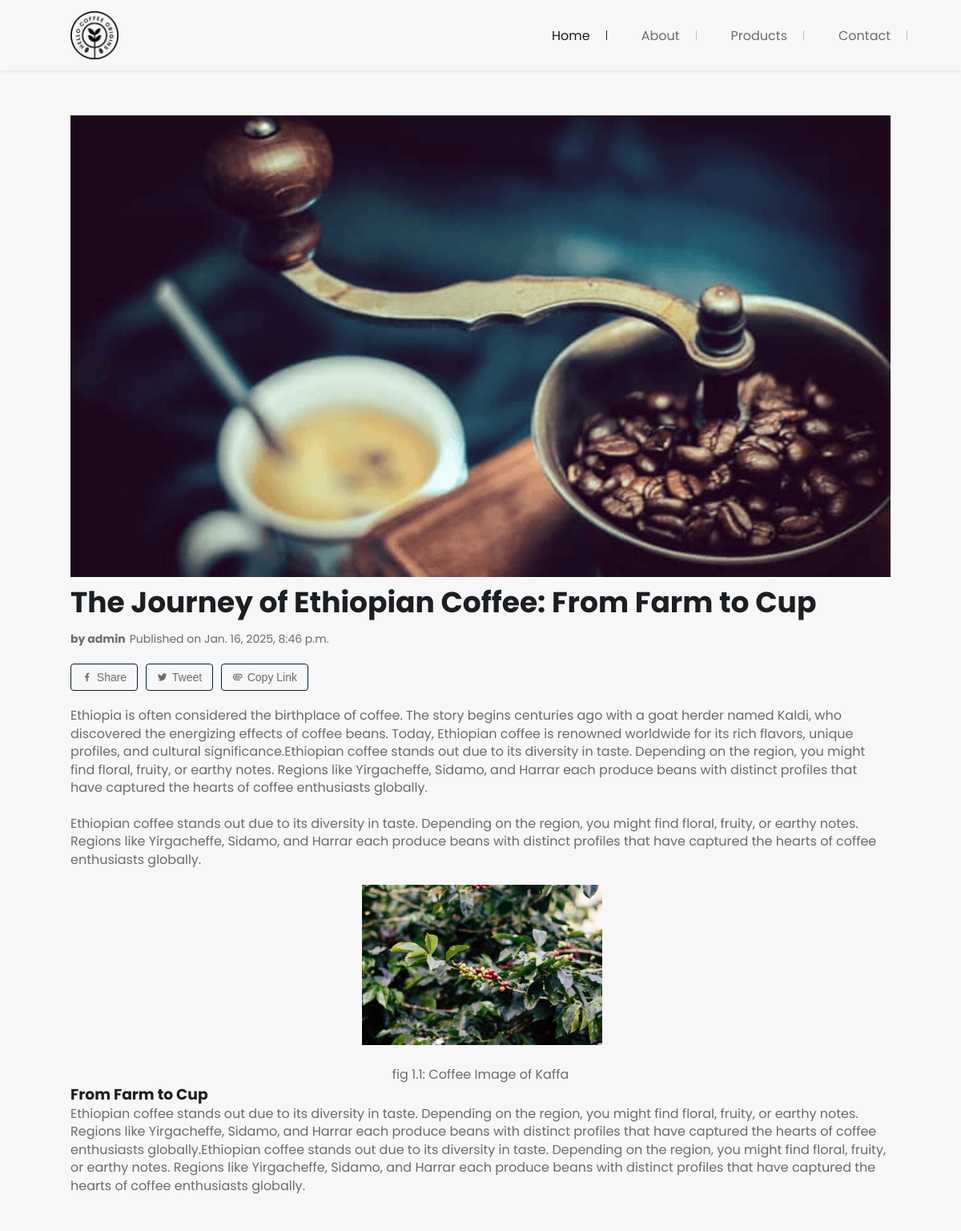
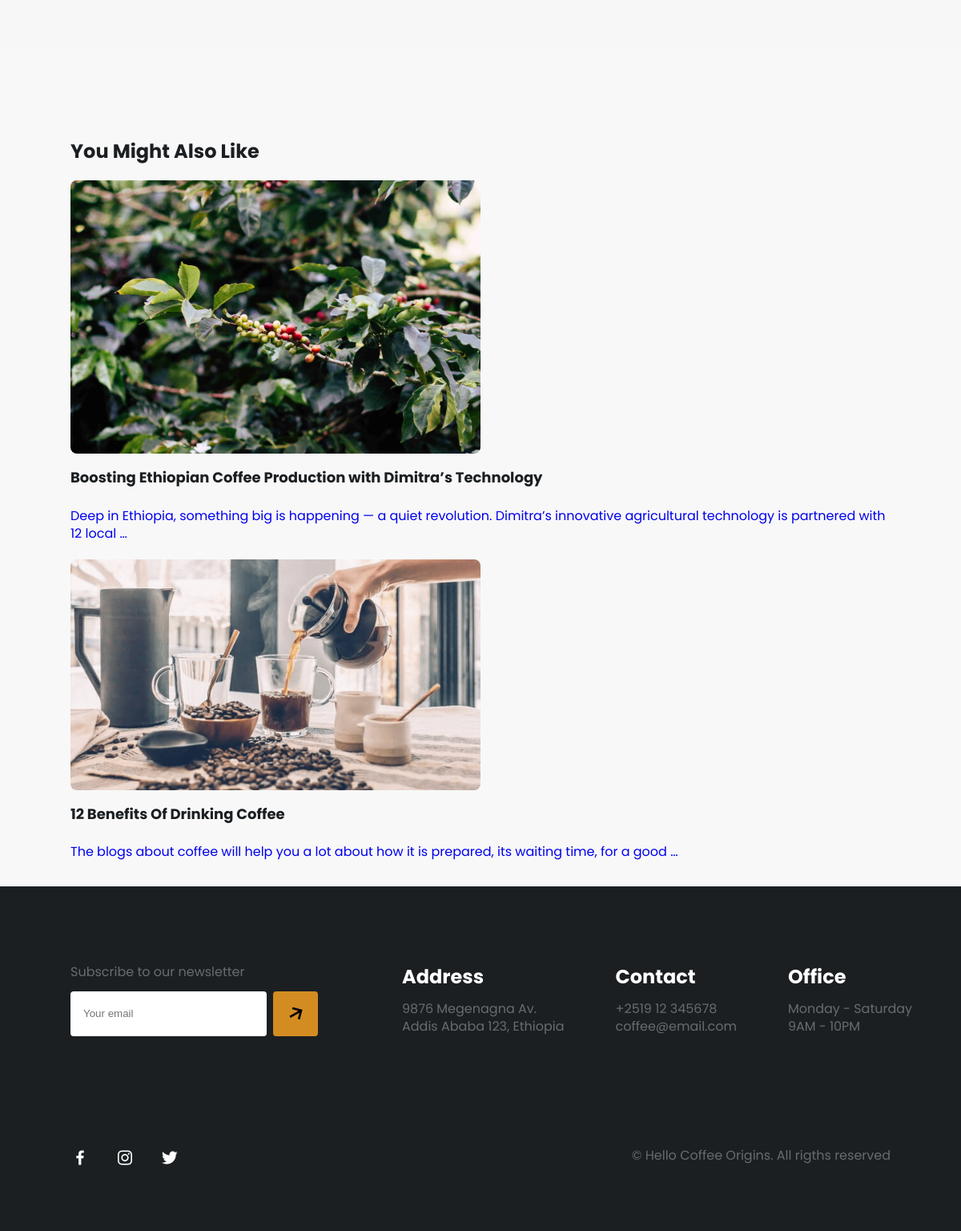
Screenshot of /the-journey-of-ethiopian-coffee-from-farm-to-cup/ with the database file from the repository (2 pictures, top to bottom).
### coffee/models.py (models this page shows, shortened)
class Post(models.Model):
    class Status(models.TextChoices):
        DRAFT = 'DF', 'Draft'
        PUBLISHED = 'PB', 'Published'
    banner = models.ImageField(upload_to='blog_banner/')
    title = models.CharField(max_length=250)
    slug = models.SlugField(max_length=250, unique_for_date='publish')
    author = models.ForeignKey(User,
                                on_delete=models.CASCADE,
                                related_name='blog_posts')
    body = RichTextUploadingField(blank=True, null=True)
    publish = models.DateTimeField(default=timezone.now)
    created = models.DateTimeField(auto_now_add=True)
    updated = models.DateTimeField(auto_now=True)
    status = models.CharField(max_length=2,
                                choices=Status.choices,
                                default=Status.DRAFT)
    objects = models.Manager() # The default manager.
    published = PublishedManager() # Our custom manager.
    class Meta:
        ordering = ['-publish']
        indexes = [
                    models.Index(fields=['-publish']),
        ]

### coffee/views.py (the view)
# urls.py: path('<slug:post>/', views.post_detail, name='post_detail')
def post_detail(request, post):
    post = get_object_or_404(Post,
                                status=Post.Status.PUBLISHED,
                                slug=post)
    recommended_posts = Post.published.exclude(id=post.id).order_by('?')[:3]
    return render(request,
                'coffee/blog.html',
                            {'post': post,
                             'recommended_posts': recommended_posts,})

### coffee/models.py (called while the page is built)
    def get_queryset(self):
        return super().get_queryset()\
                        .filter(status=Post.Status.PUBLISHED)

### coffee/templates/coffee/blog.html (shortened to what this page needs)
{% load static %}
<!DOCTYPE html>
<html lang="en">
  <head>
    <link
      href="https://unpkg.com/boxicons@2.1.4/css/boxicons.min.css"
      rel="stylesheet"
    />
    <link rel="stylesheet" href="{% static 'css/styles.css' %}" />
  </head>
  <body>
    <header class="header header-blog" id="header">
      <nav class="nav container">
        <a href="#" class="nav__logo">
          <img
            src="{% static 'images/new-logo.png' %}"
            alt="Site Logo"
            srcset=""
            class="nav__logo-img"
          />
        </a>
        <div class="nav__menu" id="nav-menu">
  <ul class="nav__list">
    <li class="nav__item">
      <a href="{% url 'home' %}" class="nav__link active-link">Home</a>
    </li>
    <li class="nav__item">
      <a href="{% url 'home' %}#about" class="nav__link">About</a>
    </li>
    <li class="nav__item">
      <a href="{% url 'home' %}#products" class="nav__link">Products</a>
    </li>
    <li class="nav__item">
      <a href="#contact" class="nav__link">Contact</a>
    </li>
  </ul>
</div>
      </nav>
    </header>
<section class="blog-section section ">
<div class="container">
  <div class="blog-banner">
    <img src="{{ post.banner.url }}" alt="Blog Banner Image">
  </div>
  <div class="blog-content">
    <h1 class="blog-title">{{ post.title }}</h1>
    <div class="blog-meta">
      <span class="blog-author">by {{ post.author }}</span>
      <span class="blog-date">Published on {{ post.publish }}</span>
    </div>
    <div class="blog-share">
  <button class="share-btn" id="facebook-share"><i class='bx bxl-facebook'></i> Share</button>
  <button class="share-btn" id="twitter-share"><i class='bx bxl-twitter'></i> Tweet</button>
  <button class="share-btn" id="copy-link"><i class='bx bx-paperclip'></i> Copy Link</button>
</div>
    <article class="blog-text">
      {{ post.body|safe }}
    </article>
  </div>
  </div>
</section>
<section class="recommended-blogs section">
  <div class="container">
    <h2 class="section-title">You Might Also Like</h2>
    <div class="recommended-blogs-list">
      {% for recommended_post in recommended_posts %}
      <div class="recommended-blog-item">
        <a href="{% url 'post_detail' recommended_post.slug %}" class="recommended-blog-link">
          <img src="{{ recommended_post.banner.url }}" alt="{{ recommended_post.title }}" class="recommended-blog-img" />
          <h3 class="recommended-blog-title">{{ recommended_post.title }}</h3>
          <p class="blog__description">
                  {{ recommended_post.body|safe|truncatewords:20|linebreaks }}
                </p>
        </a>
      </div>
      {% endfor %}
    </div>
  </div>
</section>
    <footer class="footer" id="contact">
      <div class="footer__container container">
        <div class="footer__content grid">
          <div class="footer__data">
            <p class="footer__description">Subscribe to our newsletter</p>
            <div class="footer__newsletter">
              <input
                type="email"
                placeholder="Your email"
                class="footer__input"
              />
              <button class="footer__button">
                <i class="bx bx-right-arrow-alt"></i>
              </button>
            </div>
          </div>
          <div class="footer__data">
            <h2 class="footer__subtitle">Address</h2>
            <p class="footer__information">
              9876 Megenagna Av. <br />
              Addis Ababa 123, Ethiopia
            </p>
          </div>
          <div class="footer__data">
            <h2 class="footer__subtitle">Contact</h2>
            <p class="footer__information">
              +2519 12 345678 <br />
              coffee@email.com
            </p>
          </div>
          <div class="footer__data">
            <h2 class="footer__subtitle">Office</h2>
            <p class="footer__information">
              Monday - Saturday <br />
              9AM - 10PM
            </p>
          </div>
        </div>
        <div class="footer__group">
          <ul class="footer__social">
            <a href="#" class="footer__social-link" target="_blank">
              <i class="bx bxl-facebook"></i>
            </a>
            <a href="#" class="footer__social-link" target="_blank">
              <i class="bx bxl-instagram"></i>
            </a>
            <a href="#" class="footer__social-link" target="_blank">
              <i class="bx bxl-twitter"></i>
            </a>
          </ul>
          <span class="footer__copy">
            &#169; Hello Coffee Origins. All rigths reserved
          </span>
        </div>
      </div>
    </footer>
  </body>
</html>

### rows the page displays
Post: banner (picture), title "The Journey of Ethiopian Coffee: From Farm to Cup", author "admin", publish "Jan. 16, 2025, 8:46 p.m.", body "Ethiopia is often considered the birthplace of coffee. The story begins centuries ago with a goat herder named Kaldi, who discovered the energizing effects of coffee beans. Today, Ethiopian coffee is renowned worldwide for its rich flavors, unique profiles, and cultural significance.Ethiopian coffee stands out due to its diversity in taste. Depending on the region, you might find floral, fruity, or earthy notes. Regions like Yirgacheffe, Sidamo, and Harrar each produce beans with distinct profiles that have captured the hearts of coffee enthusiasts globally. Ethiopian coffee stands out due to its diversity in taste. Depending on the region, you might find floral, fruity, or earthy notes.…", body (picture)
Post: banner (picture), title "Boosting Ethiopian Coffee Production with Dimitra’s Technology", body "Deep in Ethiopia, something big is happening — a quiet revolution. Dimitra’s innovative agricultural technology is partnered with 12 local …"
Post: banner (picture), title "12 Benefits Of Drinking Coffee", body "The blogs about coffee will help you a lot about how it is prepared, its waiting time, for a good …"
